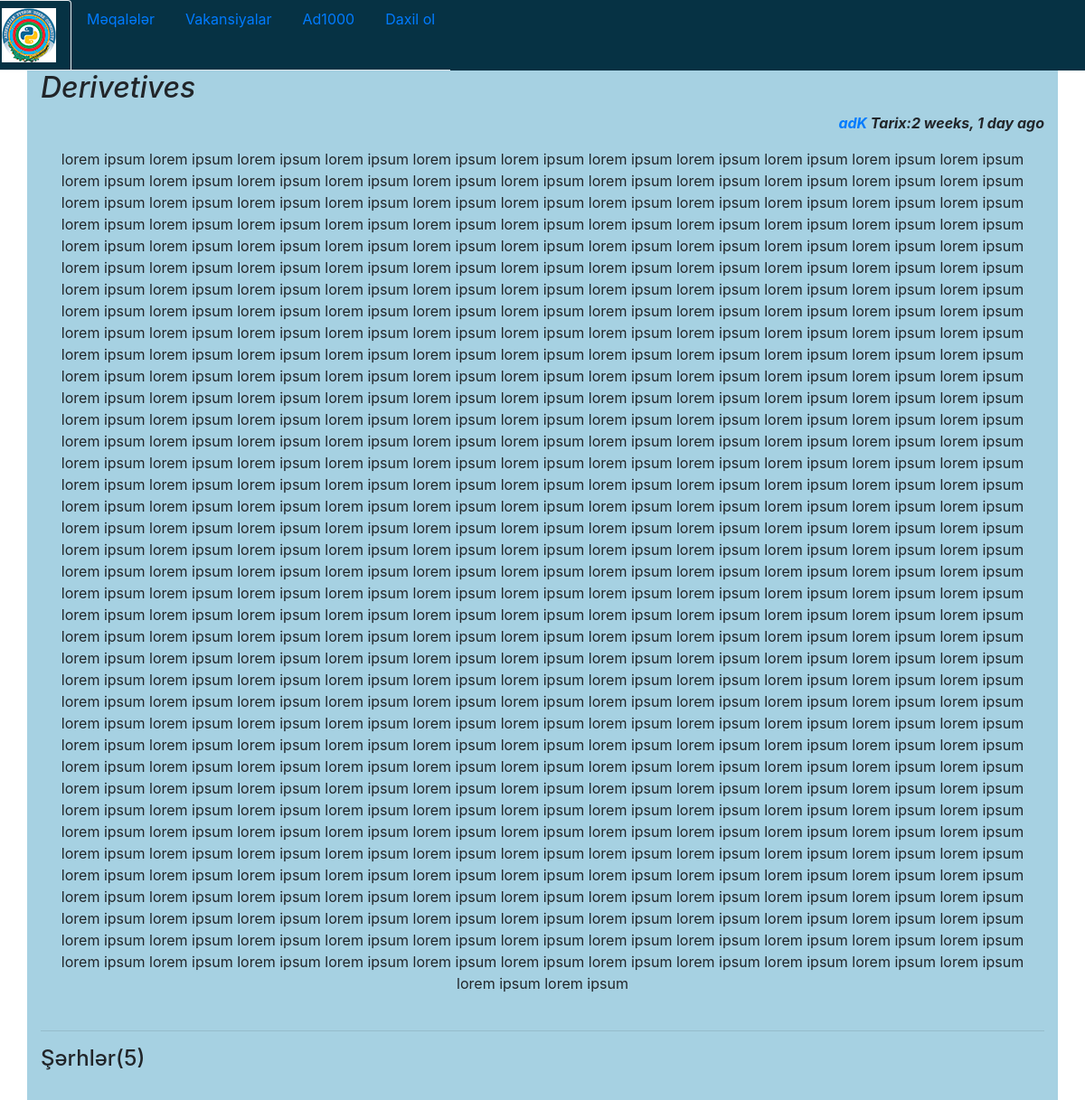
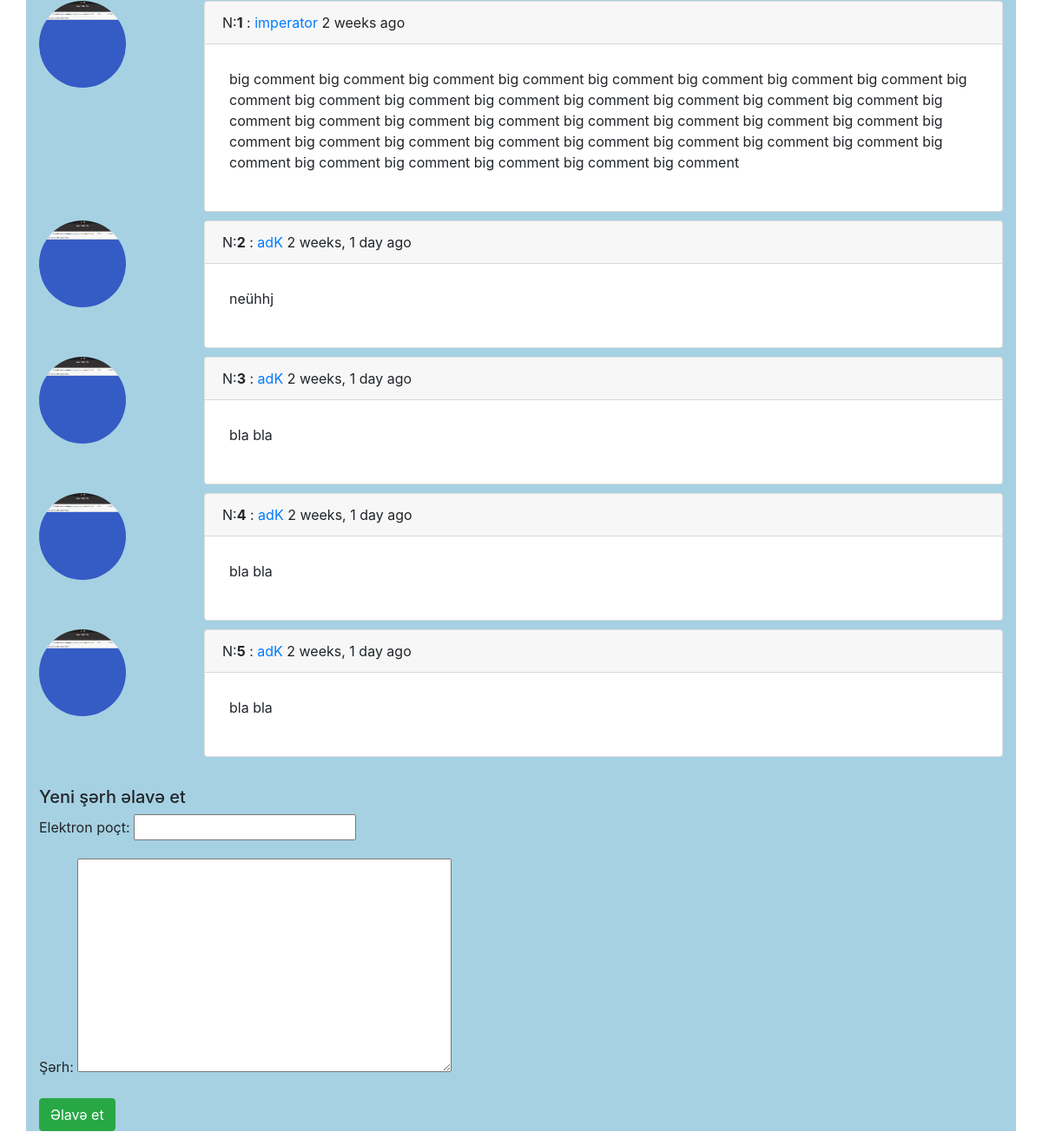
The app's page /blogs/post/1/ with its own data (2 pictures, top to bottom).
### blog/models.py (models this page shows, shortened)
class Post(m.Model):
    category = m.ForeignKey(Category, null =True, on_delete=m.SET_NULL)
    title = m.CharField("Başlıq", max_length=20)
    content = m.TextField()
    author = m.ForeignKey(User, on_delete=m.CASCADE)
    date_created = m.DateTimeField(default= timezone.now)
    STATUS_CHOICES = (
        ('Draft', 'draft'),
        ('Published', 'published'))
    status = m.CharField(max_length=10, choices=STATUS_CHOICES, default='draft')
    objects = m.Manager()
    published = PublishedManager()
    """
        published - Query set manager where all objects is 'posts with published status.
        at: class PublishedManager'

    """
    class Meta:
        verbose_name, verbose_name_plural = "Post", "Postlar"

class Comment(m.Model):
    author = m.ForeignKey(User,verbose_name='müəllif', related_name = 'comments', null = True, on_delete=m.SET_NULL)
    post = m.ForeignKey(Post, related_name = 'comments', null = True, blank=True, on_delete = m.CASCADE)
    vacancy = m.ForeignKey('vacancy.Vacancy', related_name='comments', null = True, blank=True, on_delete=m.CASCADE)
    email = m.EmailField('Elektron poçt')
    body = m.TextField('Şərh')
    created = m.DateTimeField('Yaradılma tarixi',auto_now_add = True)
    updated = m.DateTimeField('Yenilənmə tariix', auto_now = True)
    active = m.BooleanField('Aktiv', default = True)
    likes = m.SmallIntegerField(default=0)
    class Meta:
        ordering = ('-created',)

### blog/views.py (the view)
def post_detail(request, pk):
    if request.user.is_authenticated:
        CommentForm = UserCommentForm
    else:
        CommentForm = GuestCommentForm
    post = get_object_or_404(Post, id = pk)
    comments = post.comments.filter(active = True)
    new_comment = None
    if request.method == 'POST':
        comment_form = CommentForm(data = request.POST)
        if comment_form.is_valid():
            new_comment = comment_form.save(commit = False)
            new_comment.post = post
            new_comment.author = request.user #--
            new_comment.save()
    else:
        comment_form = CommentForm()
    return render(request, 'blog/about_post.html', {'post':post,
     'comments':comments, 'new_comment':new_comment, 'comment_form':comment_form})

### blog/forms.py
class GuestCommentForm(forms.ModelForm):
    class Meta:
        model = Comment
        fields = ['email', 'body']

### blog/templates/blog/about_post.html (shortened to what this page needs)
{% extends 'blog/post_list.html'%}
{% block body%}
{% load static %}
{% load humanize %}
<div class="container">
    <h2><i>{{post.title}}</i></h2>
    <p class="text-lg-right"> <i><b><a href="#">{{post.author}}</a> Tarix:{{post.date_created | naturaltime}}</b></i></p>
    <div class="text-sm-center">
        {{post.content}}
        <br>
    </div>
    <br>
    <hr>
    {% with comments.count as total_comments %}
    <h4>
        Şərhlər({{total_comments}})
    </h4>
    <br>
    {% endwith %}
    {% for comment in comments %}
        <div class="comment row">
            <div class="col-md-2">
                <img src='{% static "def.png" %}' alt="logo" class="comment-profile-logo rounded-circle" style="
                    height: 100px;
                    width: 100px;
                ">
            </div>
            <div class="col-md-10">
                <div class="card">
                    <div class="card-header">
                        N:<b>{{forloop.counter}}</b> : <a href="#">{{comment.author}}</a>
                        <p class="date_created d-inline text-lg-right">{{comment.created|naturaltime}}</p>
                    </div>
                    <div class="card-body m-2">{{comment.body|linebreaks}}</div>
                </div>
            </div>
        </div>
    {% empty %}
        <h4>İlk şərhçi siz olun! </h4>
    {% endfor %}
{% if new_comment %}
    <small class="text-success">Şərhiniz uğurla əlavə edildi</small>
{% else %}
    <br>
    <h5>Yeni şərh əlavə et</h5>
    <form method="POST">
{% if user.is_authenticated %}
    {{comment_form.as_p}}
{% else %}
    {{comment_form.as_p}}
{% endif %}
    <p>
        <input class="btn btn-success" type="submit" value="Əlavə et">
    </p>
    </form>
{% endif %}
</div>
{% endblock %}

### blog/templates/blog/post_list.html (shortened to what this page needs)
{% extends 'base.html' %}
{% load static %}

### home/templates/base.html (shortened to what this page needs)
{% load static %}
<!DOCTYPE html>
<html lang="en">
    <head>
    <link rel="stylesheet" href="{% static 'home/base.css'%}">
    <link rel="stylesheet" href="{% static 'home/bootstrap.css'%}">
    </head>
    <body>
        <div class="row" id="navbar">
            <ul class="nav nav-tabs">
                <li class="nav-item">
                    <a class="nav-link" href="/"> <img src = "{% static 'home/img/azepug_logo.png'%}"></a> </li>
                <li class="nav-item"> <a class="nav-link" href="/blogs">Məqalələr</a></li>
                <li class="nav-item"> <a class="nav-link" href="/vacancies">Vakansiyalar</a></li>
                <li class="nav-item"> <a class="nav-link" href="/admin">Ad1000</a></li>
                {% if user.is_authenticated %}
                    <li class="nav-item"> <a class="nav-link"  href="{% url 'profile'%}">Hesabım </a></li>
                {% else %}
                    <li class="nav-item"> <a class="nav-link" href="{% url 'login'%}">Daxil ol</a></li>
                {% endif %}
            </ul>
        </div>
            {%block body%}
            {%endblock%}
    </body>
</html>

### home/static/home/base.css (style rules this page uses)
div.container { background-color: rgb(166, 209, 226); }
#navbar { background:rgb(6, 50, 68); color: black; }
div.card { margin-bottom: 10px; }

### records on screen
Post: title "Derivetives", author "adK", date_created "2 weeks, 1 day ago", content "lorem ipsum lorem ipsum lorem ipsum lorem ipsum lorem ipsum lorem ipsum lorem ipsum lorem ipsum lorem ipsum lorem ipsum lorem ipsum lorem ipsum lorem ipsum lorem ipsum lorem ipsum lorem ipsum lorem ipsum lorem ipsum lorem ipsum lorem ipsum lorem ipsum lorem ipsum lorem ipsum lorem ipsum lorem ipsum lorem ipsum lorem ipsum lorem ipsum lorem ipsum lorem ipsum lorem ipsum lorem ipsum lorem ipsum lorem ipsum lorem ipsum lorem ipsum lorem ipsum lorem ipsum lorem ipsum lorem ipsum lorem ipsum lorem ipsum lorem ipsum lorem ipsum lorem ipsum lorem ipsum lorem ipsum lorem ipsum lorem ipsum lorem ipsum lorem ipsum lorem ipsum lorem ipsum lorem ipsum lorem ipsum lorem ipsum lorem ipsum lorem ipsum…"
Comment: author "imperator", created "2 weeks ago", body "big comment big comment big comment big comment big comment big comment big comment big comment big comment big comment big comment big comment big comment big comment big comment big comment big comment big comment big comment big comment big comment big comment big comment big comment big comment big comment big comment big comment big comment big comment big comment big comment big comment big comment big comment big comment big comment big comment"
Comment: author "adK", created "2 weeks, 1 day ago", body "neühhj"
Comment: author "adK", created "2 weeks, 1 day ago", body "bla bla"
Comment: author "adK", created "2 weeks, 1 day ago", body "bla bla"
Comment: author "adK", created "2 weeks, 1 day ago", body "bla bla"

### other values on screen
{{ total_comments }} "5"
